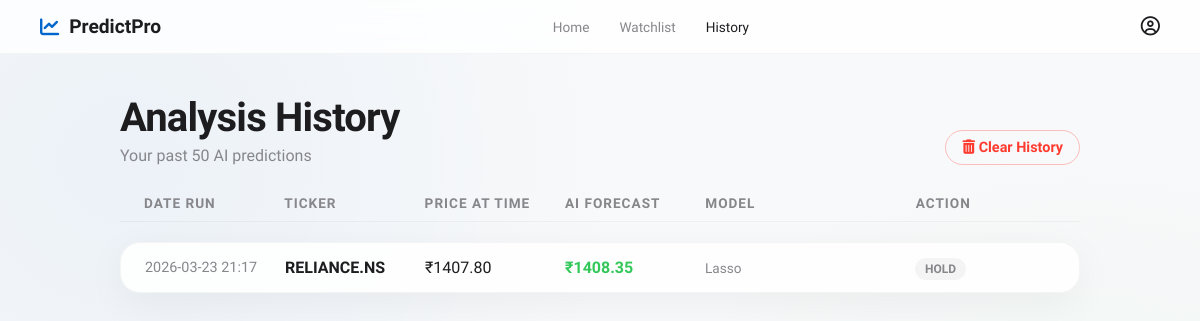
The app's page /history with its own data.
### database.py (models this page shows)
class BaseModel(Model):
    class Meta:
        database = db

class PredictionHistory(BaseModel):
    ticker = CharField()
    date_run = DateTimeField(default=datetime.now)
    current_price = FloatField()
    predicted_price = FloatField()
    currency = CharField(default="$")
    ai_suggestion = CharField()
    confidence_score = FloatField(null=True)
    strategy_explanation = TextField(null=True)
    model_used = CharField(default="XGBoost")

### app.py (the view)
@app.route('/history')
def history():
    db.connect(reuse_if_open=True)
    records = PredictionHistory.select().order_by(PredictionHistory.date_run.desc()).limit(50)
    history_data = [
        {
            "ticker": r.ticker,
            "date": r.date_run.strftime('%Y-%m-%d %H:%M'),
            "current_price": r.current_price,
            "predicted_price": r.predicted_price,
            "currency": getattr(r, 'currency', '$'),
            "suggestion": r.ai_suggestion,
            "model_used": getattr(r, 'model_used', 'XGBoost')
        } for r in records
    ]
    db.close()
    return render_template('history.html', history=history_data)

### templates/history.html (shortened to what this page needs)
<!DOCTYPE html>
<html lang="en">
<head>
    <link rel="stylesheet" href="{{ url_for('static', filename='style.css') }}">
    <link rel="stylesheet" href="https://cdnjs.cloudflare.com/ajax/libs/font-awesome/6.4.0/css/all.min.css">
</head>
<body>
    <nav class="navbar">
        <div class="nav-logo" style="color: var(--accent-blue); display: flex; align-items: center; gap: 10px;">
            <i class="fa-solid fa-chart-line"></i>
            <span style="font-weight: 700; font-size: 1.2rem; color: var(--text-primary);">PredictPro</span>
        </div>
        <div class="nav-links">
            <a href="/">Home</a>
            <a href="/watchlist">Watchlist</a>
            <a href="/history" class="active">History</a>
        </div>
        <div class="nav-profile"><i class="fa-regular fa-user-circle"></i></div>
    </nav>
    <main class="page-container fade-in">
        <div style="display: flex; justify-content: space-between; align-items: flex-end; margin-bottom: 30px;">
            <div>
                <h1 class="page-title" style="margin-bottom: 5px;">Analysis History</h1>
                <p class="page-subtitle" style="margin-bottom: 0;">Your past 50 AI predictions</p>
            </div>
            {% if history %}
            <button id="clearHistoryBtn" class="secondary-btn" style="color: var(--danger); border-color: rgba(255,59,48,0.3);">
                <i class="fa-solid fa-trash-can"></i> Clear History
            </button>
            {% endif %}
        </div>
        {% if history %}
            <div class="grid-table history-grid">
                <div class="grid-header">
                    <div>Date Run</div>
                    <div>Ticker</div>
                    <div>Price at Time</div>
                    <div>AI Forecast</div>
                    <div>Model</div>
                    <div>Action</div>
                </div>
                {% for record in history %}
                    <div class="grid-row glass-widget">
                        <div style="color: var(--text-secondary); font-size: 0.9rem;">{{ record.date }}</div>
                        <div style="font-weight: 700;">{{ record.ticker }}</div>
                        <div>{{ record.currency }}{{ "%.2f"|format(record.current_price) }}</div>
                        <div style="font-weight: 600;" class="{{ 'positive' if record.predicted_price > record.current_price else 'negative' }}">
                            {{ record.currency }}{{ "%.2f"|format(record.predicted_price) }}
                        </div>
                        <div style="color: var(--text-secondary); font-size: 0.85rem;">
                            {{ record.model_used }}
                        </div>
                        <div>
                            <span class="history-chip {{ record.suggestion | lower }}-chip">
                                {{ record.suggestion }}
                            </span>
                        </div>
                    </div>
                {% endfor %}
            </div>
        {% else %}
            <div class="empty-state glass-widget">
                <i class="fa-solid fa-clock-rotate-left" style="font-size: 3rem; color: var(--text-secondary); margin-bottom: 20px;"></i>
                <h3>No history found</h3>
                <p>Track your AI intelligence requests over time here.</p>
            </div>
        {% endif %}
    </main>
</body>
</html>

### static/style.css (style rules this page uses)
:root { --bg-main: #f8f9fa; --text-primary: #1d1d1f; --text-secondary: #86868b; --accent-blue: #0066cc; --accent-hover: #0077ed; --card-bg: rgba(255, 255, 255, 0.85); --card-border: rgba(0, 0, 0, 0.04); --card-shadow: 0 10px 40px rgba(0, 0, 0, 0.05); --success: #34c759; --success-bg: rgba(52, 199, 89, 0.1); --danger: #ff3b30; --danger-bg: rgba(255, 59, 48, 0.1); --warning: #ffcc00; }
* { box-sizing: border-box; margin: 0; padding: 0; }
body { background-color: var(--bg-main); color: var(--text-primary); font-family: 'SF Pro Display', 'Inter', -apple-system, BlinkMacSystemFont, sans-serif; min-height: 100vh; display: flex; flex-direction: column; overflow-x: hidden; background-image: radial-gradient(circle at 10% 20%, rgba(0, 102, 204, 0.05) 0%, transparent 40%), radial-gradient(circle at 90% 80%, rgba(52, 199, 89, 0.05) 0%, transparent 40%); }
.navbar { display: flex; justify-content: space-between; align-items: center; padding: 15px 40px; background: rgba(255, 255, 255, 0.8); backdrop-filter: saturate(180%) blur(20px); -webkit-backdrop-filter: blur(20px); border-bottom: 1px solid var(--card-border); position: sticky; top: 0; z-index: 100; }
.nav-links { display: flex; gap: 30px; }
.nav-links a { text-decoration: none; color: var(--text-secondary); font-size: 0.85rem; font-weight: 500; transition: color 0.2s; }
.nav-links a:hover, .nav-links a.active { color: var(--text-primary); }
.nav-logo, .nav-profile { font-size: 1.2rem; color: var(--text-primary); cursor: pointer; }
.glass-widget { background: var(--card-bg); backdrop-filter: blur(20px); -webkit-backdrop-filter: blur(20px); border: 1px solid var(--card-border); border-radius: 20px; box-shadow: var(--card-shadow); padding: 24px; }
.hold-chip { background: var(--card-border); color: var(--text-secondary); }
.positive { color: var(--success); }
.fade-in { animation: slideUp 0.6s cubic-bezier(0.16, 1, 0.3, 1) forwards; }
.page-container { max-width: 1000px; margin: 40px auto; padding: 0 20px; width: 100%; flex: 1; }
.page-title { font-size: 2.5rem; letter-spacing: -0.02em; margin-bottom: 5px; }
.page-subtitle { color: var(--text-secondary); margin-bottom: 30px; }
.grid-table { display: flex; flex-direction: column; gap: 10px; width: 100%; }
.grid-header { display: grid; grid-template-columns: 1fr 1fr 1fr; padding: 0 24px 10px 24px; color: var(--text-secondary); font-size: 0.85rem; font-weight: 600; text-transform: uppercase; letter-spacing: 1px; border-bottom: 1px solid var(--card-border); margin-bottom: 10px; }
.history-grid .grid-header { grid-template-columns: 1fr 1fr 1fr 1fr 1.5fr 1fr; }
.grid-row { display: grid; grid-template-columns: 1fr 1fr 1fr; align-items: center; padding: 15px 24px; transition: transform 0.2s; }
.history-grid .grid-row { grid-template-columns: 1fr 1fr 1fr 1fr 1.5fr 1fr; }
.secondary-btn { background: transparent; border: 1px solid var(--card-border); color: var(--text-primary); padding: 8px 16px; border-radius: 20px; font-size: 0.9rem; font-weight: 600; font-family: inherit; cursor: pointer; transition: all 0.2s; }
.history-chip { padding: 4px 10px; border-radius: 12px; font-size: 0.75rem; font-weight: 700; }

### records on screen
PredictionHistory: date "2026-03-23 21:17", ticker "RELIANCE.NS", currency "₹", current_price "1407.80", predicted_price "1408.35", model_used "Lasso", suggestion "HOLD"
